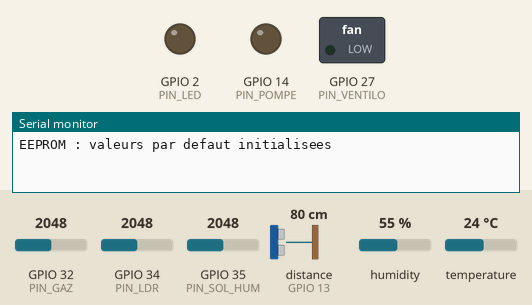
Recording of a sketch running on a simulated ESP32. Shown: switched loads named in the sketch (green lamp = pin HIGH), output pins drawn as LEDs (lit = HIGH), the last lines printed to the serial monitor. Inputs (shaded band) come from the test bench; at power-on: GPIO 34 (PIN_LDR) = 2048, GPIO 32 (PIN_GAZ) = 2048, GPIO 35 (PIN_SOL_HUM) = 2048, distance to the obstacle (sensor on GPIO 13) 80 cm, humidity 55 %, temperature 24 °C. The echo pulse lasts 58.3 µs per cm; EEPROM starts erased; pins used as bus, display or sensor lines are not drawn.

Above: at 1.2 s.
1.3 s: GPIO 34 (PIN_LDR) set to 2431
6.5 s: GPIO 34 (PIN_LDR) set to 2507
At 11.5 s:
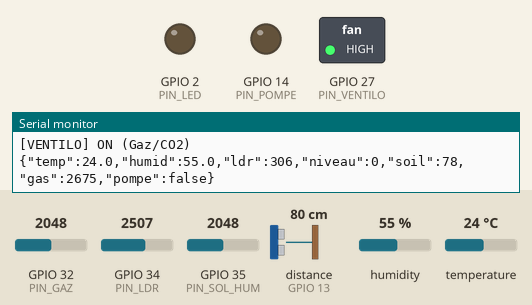
23.0 s: GPIO 34 (PIN_LDR) set to 1228
At 25.4 s:
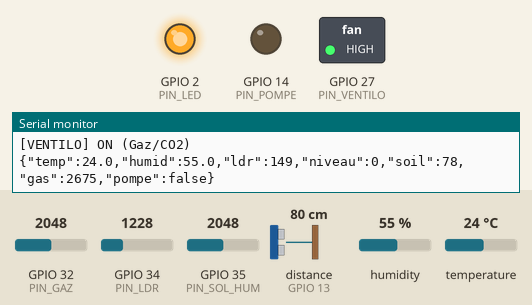
26.5 s: GPIO 32 (PIN_GAZ) set to 619
31.2 s: GPIO 32 (PIN_GAZ) set to 519
At 35.4 s:
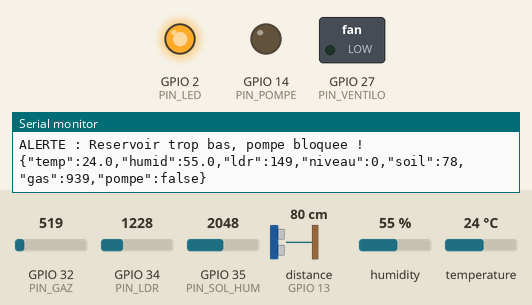
Timing chart, 0 to 36.9 s (numbered marks = the images above; inputs shaded):
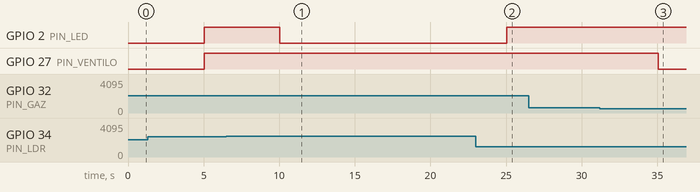

The sketch:

main_code_arduino.ino
```cpp
#include <DHT.h>
#include <EEPROM.h>

#define PIN_LDR       34
#define PIN_DHT        4
#define PIN_TRIG      12
#define PIN_ECHO      13
#define PIN_POMPE     14
#define PIN_VENTILO   27
#define PIN_LED        2
#define PIN_SOL_HUM   35
#define PIN_GAZ       32

#define TYPE_DHT      DHT11
#define EEPROM_SIZE   512

struct Settings {
  float tempMax;        // 30.0 °C
  float tempChaud;
  float tempFroid;
  int   solHumMin;      // 35 %
  int   gazMax;         // 1000 PPM
  int   ldrMinLux;      // 300 Lux
  int   niveauEauMin;   // 20 %
  float reservoirHauteur;
  float reservoirOffset;
};

Settings config;
#include "ldr.h"
#include "ultrasonic.h"
#include "dht11.h"
#include "soil.h"
#include "gas.h"
#include "pompe.h"
#include "ventilation.h"
#include "lumiere.h"

DHT dht(PIN_DHT, TYPE_DHT);
bool pompeActive = false;
const unsigned long PERIODE_MS = 5000UL;

void setup() {
  Serial.begin(115200);
  dht.begin();
  EEPROM.begin(EEPROM_SIZE);
  pinMode(PIN_POMPE, OUTPUT);
  pinMode(PIN_VENTILO, OUTPUT);
  pinMode(PIN_LED, OUTPUT);
  pinMode(PIN_TRIG, OUTPUT);
  pinMode(PIN_ECHO, INPUT);

  digitalWrite(PIN_POMPE, LOW);
  digitalWrite(PIN_VENTILO, LOW);
  digitalWrite(PIN_LED, LOW);

  chargerParam();
}

void loop() {
  static unsigned long dernierCycle = 0;
  if (Serial.available()) {
    String msg = Serial.readStringUntil('\n');
    msg.trim();
    traiterMessageWeb(msg);
  }

  if (millis() - dernierCycle >= PERIODE_MS) {
    dernierCycle = millis();

    //1.lecture
    float t = dht.readTemperature();
    float h = dht.readHumidity();
    int ldrBrut = analogRead(PIN_LDR);
    int gazBrut = analogRead(PIN_GAZ);
    float dist = mesurerDistance(PIN_TRIG, PIN_ECHO, config.reservoirHauteur, config.reservoirOffset);
    int niveau = calculerNiveauPct(dist, config.reservoirHauteur, config.reservoirOffset);
    int solHum = lireHumiditeSol(PIN_SOL_HUM);


    //2.conversion en unités physiques
    int luxActuel = calculerLux(ldrBrut);
    int ppmActuel = calculerPPM(gazBrut);
    int niveauPct = calculerNiveauPct(dist, config.reservoirHauteur, config.reservoirOffset);

    //3.affichage et debug
    lireLDR(luxActuel, config);
    lireDHT11(t, h, !isnan(t), dht, config);
    lireReservoir(dist, niveauPct, config);

    //4.gestion des actionneurs
    gererPompeAuto(niveauPct, t, solHum);
    gererVentilation(t, ppmActuel, config, PIN_VENTILO);
    gererLumiere(luxActuel, config, PIN_LED);

    //5.envoie des données
    envoyerDonneesWeb(t, h, luxActuel, niveauPct, solHum, ppmActuel);
  }
}

void gererPompeAuto(int niveauPct, float temp, int solHum) {
  if (niveauPct <= config.niveauEauMin) {
    setPompe(false);
    Serial.println(F("ALERTE : Reservoir trop bas, pompe bloquee !"));
    return;
  }
  //déclenchement si le sol est trop sec ou si la température est trop haute
  bool besoinEau = (solHum < config.solHumMin) || (temp > config.tempMax);
  setPompe(besoinEau);
}

void setPompe(bool activer) {
  if (activer != pompeActive) {
    pompeActive = activer;
    digitalWrite(PIN_POMPE, activer ? HIGH : LOW);
    Serial.print(F("POMPE : ")); Serial.println(activer ? "ON" : "OFF");
  }
}

void envoyerDonneesWeb(float t, float h, int l, int n, int s, int g) {
  Serial.print(F("{\"temp\":")); Serial.print(t,1);
  Serial.print(F(",\"humid\":")); Serial.print(h,1);
  Serial.print(F(",\"ldr\":")); Serial.print(l);
  Serial.print(F(",\"niveau\":")); Serial.print(n);
  Serial.print(F(",\"soil\":")); Serial.print(s);
  Serial.print(F(",\"gas\":")); Serial.print(g);
  Serial.print(F(",\"pompe\":")); Serial.print(pompeActive ? "true" : "false");
  Serial.println(F("}"));
}

void chargerParam() {
  EEPROM.get(0, config);
  if (isnan(config.tempMax) || config.solHumMin <= 0) {
    config.tempMax = 30.0f;
    config.tempChaud = 35.0f;
    config.tempFroid = 15.0f;
    config.solHumMin = 35;
    config.gazMax = 1000;
    config.ldrMinLux = 300;
    config.niveauEauMin = 20;
    config.reservoirHauteur = 20.0f;
    config.reservoirOffset = 2.0f;
    EEPROM.put(0, config);
    EEPROM.commit();
    Serial.println(F("EEPROM : valeurs par defaut initialisees"));
  }
}

void traiterMessageWeb(String msg) {
  int idx = msg.indexOf(':');
  if (idx == -1) return;
  String cle = msg.substring(0, idx);
  float val = msg.substring(idx + 1).toFloat();

  if      (cle == "T_MAX")   config.tempMax = val;
  else if (cle == "SOL_MIN") config.solHumMin = (int)val;
  else if (cle == "GAZ_MAX") config.gazMax = (int)val;
  else if (cle == "LDR_MIN") config.ldrMinLux = (int)val;
  else if (cle == "H2O_MIN") config.niveauEauMin = (int)val;

  EEPROM.put(0, config);
  EEPROM.commit();
  Serial.print(F("Seuil mis a jour : ")); Serial.print(cle); Serial.print(F(" -> ")); Serial.println(val);
}
```

dht11.h
```cpp
#ifndef DHT11_H
#define DHT11_H

#include <DHT.h>

void lireDHT11(float temp, float humid, bool ok, DHT& dht, const Settings& cfg) {
  Serial.println(F("[DHT11] Capteur Ambiant"));
  if (!ok) {
    Serial.println(F("Erreur : capteur non détecté ou débranché."));
    return;
  }

  Serial.print(F("T (°C): ")); Serial.print(temp, 1);
  Serial.print(F(" | H (%): ")); Serial.println(humid, 1);

  //analyse selon les seuils
  if (temp > cfg.tempChaud) {
    Serial.println(F("  Etat : Chaleur excessive décelée."));
  } else if (temp < cfg.tempFroid) {
    Serial.println(F("Etat : Température basse."));
  } else {
    Serial.println(F("Etat : Température idéale."));
  }
}

#endif
```

gas.h
```cpp
#ifndef GAS_H
#define GAS_H

#include <Arduino.h>

int calculerPPM(int valeurBrute) {
  //conversion pour ESP32 (0-4095) vers PPM (350-5000)
  return map(valeurBrute, 0, 4095, 350, 5000);
}

void lireGaz(int pin, const Settings& cfg) {
  int brut = analogRead(pin);
  int ppm = calculerPPM(brut);

  Serial.print(F("[GAS] Concentration : "));
  Serial.print(ppm);
  Serial.println(F(" ppm"));

  if (ppm > cfg.gazMax) { // cfg.gazMax doit être dans ta struct Settings
    Serial.println(F("  ! ALERTE : Air vicié / Gaz détecté !"));
  }
}

#endif
```

ldr.h
```cpp
#ifndef LDR_H
#define LDR_H

#include <Arduino.h>

int calculerLux(int brut) {
  //on convertit la valeur 0-4095 en une échelle de 0-1000 lux
  float tension = (brut * 3.3) / 4095.0;
  if (tension <= 0) return 0;
  //formule simplifiée
  int lux = (int)(500 * (tension / 3.3));
  return lux;
}

void lireLDR(int luxactuel, const Settings& config) {
  Serial.print(F("[LDR] Luminosité : "));
  Serial.print(luxactuel);
  Serial.println(F(" Lux"));

  if (luxactuel < config.ldrMinLux) {
    Serial.println(F("  ! ALERTE : Lumière insuffisante !"));
  }
}

#endif
```

lumiere.h
```cpp
#ifndef LUMIERE_H
#define LUMIERE_H

#include <Arduino.h>

void gererLumiere(int lux, const Settings& cfg, int pin) {
  //si lux < 300 (le seuil min), on allume la lumière
  if (lux < cfg.ldrMinLux) {
    digitalWrite(pin, HIGH);
  } else {
    digitalWrite(pin, LOW);
  }
}

#endif
```

pompe.h
```cpp
#ifndef POMPE_H
#define POMPE_H

#include <Arduino.h>

void gererPompe(int niveauPct, int solHum, bool& etatPompe, const Settings& cfg, int pin) {
  // Sécurité matérielle : réservoir insuffisant
  if (niveauPct <= cfg.niveauEauMin) {
    digitalWrite(pin, LOW);
    if (etatPompe) {
      Serial.println(F("[POMPE] Arret d'urgence : reservoir vide!"));
      etatPompe = false;
    }
    return;
  }

  // Logique d'arrosage basée sur tes seuils
  bool besoinEau = (solHum < cfg.solHumMin); // Utilise le seuil de 35% fixé

  if (besoinEau && !etatPompe) {
    digitalWrite(pin, HIGH);
    etatPompe = true;
    Serial.println(F("[POMPE] ACTIVEE : Sol sec"));
  }
  else if (!besoinEau && etatPompe) {
    digitalWrite(pin, LOW);
    etatPompe = false;
    Serial.println(F("[POMPE] DESACTIVEE : Humidite suffisante"));
  }
}

#endif
```

soil.h
```cpp
#ifndef SOIL_H
#define SOIL_H

#include <Arduino.h>

int lireHumiditeSol(int pin) {
  int brut = analogRead(pin);
  int pct = map(brut, 4095, 1500, 0, 100);
  return constrain(pct, 0, 100);
}

#endif
```

ultrasonic.h
```cpp
#ifndef ULTRASONIC_H
#define ULTRASONIC_H

#include <Arduino.h>

float mesurerDistance(int tr, int ec, float h, float o) {
  digitalWrite(tr, LOW); delayMicroseconds(2);
  digitalWrite(tr, HIGH); delayMicroseconds(10);
  digitalWrite(tr, LOW);
  long d = pulseIn(ec, HIGH, 30000);
  return (d == 0) ? (h + o) : (d * 0.0343) / 2.0;
}
int calculerNiveauPct(float dist, float h, float o) {
  float eau = (h + o) - dist;
  return constrain((int)((eau / h) * 100), 0, 100);
}
void lireReservoir(float dist, int pct, const Settings& cfg) {
  Serial.println(F("[HC-SR04] Reservoir d'eau"));
  Serial.print(F("  Distance : ")); Serial.print(dist, 1); Serial.println(F(" cm"));
  Serial.print(F("  Niveau   : ")); Serial.print(pct);     Serial.println(F(" %"));

  if (pct <= config.niveauEauMin) {
    Serial.println(F("  ! ALERTE : Niveau critique !"));
  }
}
#endif
```

ventilation.h
```cpp
#ifndef VENTILATION_H
#define VENTILATION_H

#include <Arduino.h>

void gererVentilation(float temp, int ppm, const Settings& cfg, int pin) {
  //le ventilateur s'active si T > 30°C ou CO2 > 1000 ppm
  bool alerteChaleur = (temp > cfg.tempMax);
  bool alerteGaz = (ppm > cfg.gazMax);

  if (alerteChaleur || alerteGaz) {
    digitalWrite(pin, HIGH);
    //debug console pour proteus
    if (alerteChaleur) Serial.print(F("[VENTILO] ON (Chaleur) "));
    if (alerteGaz) Serial.print(F("[VENTILO] ON (Gaz/CO2) "));
    Serial.println();
  } else {
    digitalWrite(pin, LOW);
  }
}

#endif
```

Measured:
- the behaviour switches between 2456 and 2457 on GPIO 34 (PIN_LDR) (found by bisection; images 0 and 1)
- the behaviour switches between 574 and 573 on GPIO 32 (PIN_GAZ) (found by bisection; images 2 and 3)
- after the input at 6.5 s, GPIO 2 (PIN_LED): HIGH → LOW after 3.5 s
- after the input at 23.0 s, GPIO 2 (PIN_LED): LOW → HIGH after 2.1 s
- after the input at 31.2 s, GPIO 27 (PIN_VENTILO): HIGH → LOW after 3.8 s
